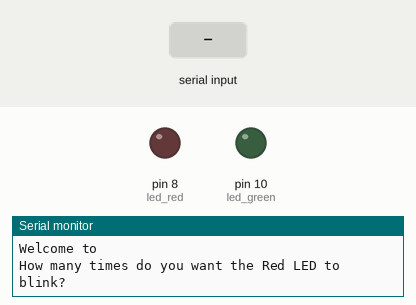
The sketch below on a simulated Arduino Uno, built with avr-gcc and run on an emulated ATmega328P. Shown: output pins drawn as LEDs (lit = HIGH), the last lines printed to the serial monitor. Dashed ring = blinking. The test bench sets the inputs (shaded band).

Above: at 0.8 s.
0.9 s: "90,45\n" received over Serial
At 1.59 s:
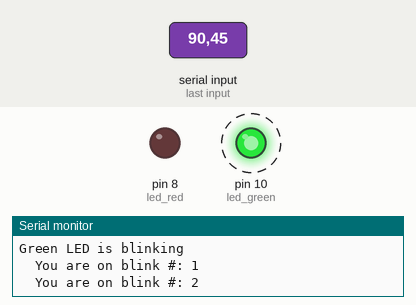
At 28.3 s:
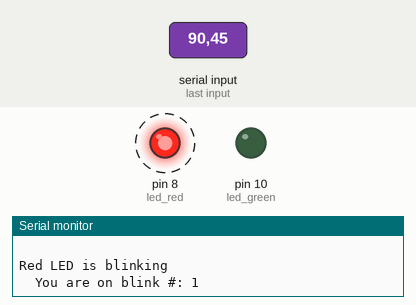
Timing chart, 0 to 30.4 s (numbered marks = the images above; inputs shaded):
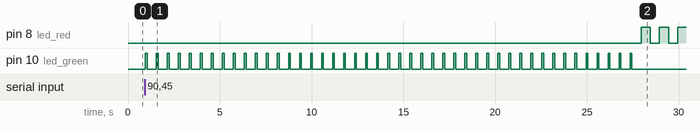

The sketch:

serial_read.ino
```cpp
int led_red = 8;
int led_green = 10;
int red_on_time = 100;
int red_off_time = 500;
int green_on_time = 500;
int green_off_time = 500;
int green_count;
int red_count;
String redMsg = "Red LED is blinking";
String greenMsg = "Green LED is blinking";

void setup() {
  String welcomeMsg1 = "Welcome to ";
  String welcomeMsg2 = "my program";

  Serial.begin(9600);
  Serial.println(welcomeMsg1);

  pinMode(led_red, OUTPUT);
  pinMode(led_green, OUTPUT);

  Serial.println("How many times do you want the Red LED to blink? ");
  while(0 == Serial.available()) {}  // Wait for user input

  red_count = Serial.parseInt();

  Serial.println("How many times do you want the Green LED to blink? ");
  while(0 == Serial.available()) {}  // Wait for user input

  green_count = Serial.parseInt();
}

void loop() {
  int count;

  Serial.println(greenMsg);

  for(count = 0; count < green_count; count += 1) {
    Serial.print("  You are on blink #: ");
    Serial.println(count + 1);

    digitalWrite(led_green, HIGH);
    delay(red_on_time);
    digitalWrite(led_green, LOW);
    delay(red_off_time);
  }

  Serial.println(" ");
  Serial.println(redMsg);

  for(count = 0; count < red_count; count += 1) {
    Serial.print("  You are on blink #: ");
    Serial.println(count + 1);

    digitalWrite(led_red, HIGH);
    delay(green_on_time);
    digitalWrite(led_red, LOW);
    delay(green_off_time);
  }

  Serial.println(" ");
}
```

Measured:
- after the input at 0.9 s, pin 8 (led_red): alternates HIGH for 0.50 s and LOW for 0.50 s, starting after 27.1 s; pin 10 (led_green): alternates HIGH for 0.10 s and LOW for 0.50 s, 90 changes in all, then stays LOW, starting at once
